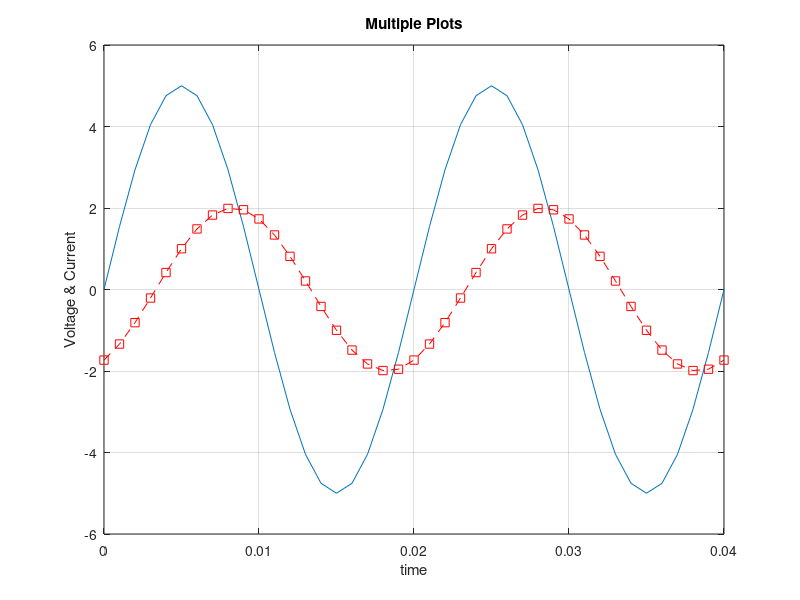

The MATLAB source for this figure:
% plotting the voltage and current through a circuit.
% Voltage = 5sin(wt)
% Current = 2sin((wt)- phi)
t= 0:1e-3:0.04;
f = 50;
w = 2*pi*f;
phi = pi/3;

v= 5*sin(w*t);
i = 2*sin((w*t)- phi);

plot(t,v,t,i,'--rs');
title('Multiple Plots');

xlabel('time');
ylabel('Voltage & Current');

grid

